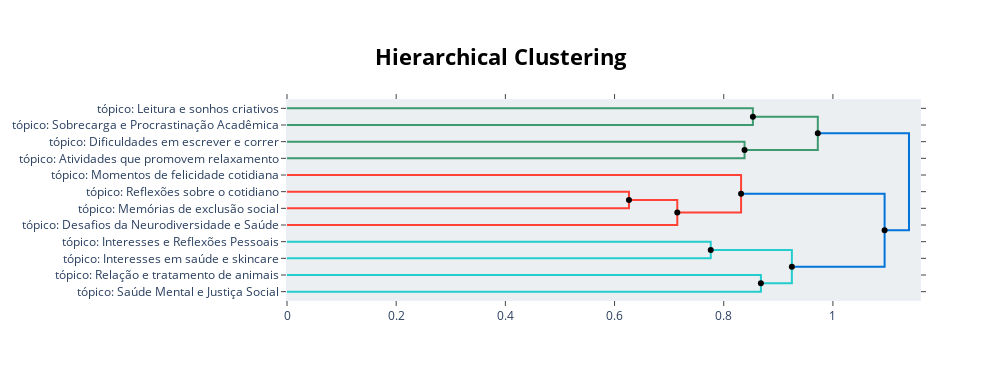

Write notebook code for a chart like this one.
### Code cell
# Visualize hierarchy and auto-save
hierarchical_topics = topic_model.hierarchical_topics(texts)
fig_hierarchy = topic_model.visualize_hierarchy(hierarchical_topics=hierarchical_topics, custom_labels=True)
save_bertopic_figure(fig_hierarchy, 'hierarchy')
fig_hierarchy

### Figure 1 — Plotly figure (JSON) as saved in the notebook; plotly's stock layout.template omitted (floating-point values rounded to 4 significant figures)
{"data": [{"hoverinfo": "text", "marker": {"color": "rgb(61,153,112)"}, "mode": "lines", "text": ["tópico: Leitura e sonhos criativos", "", "", "tópico: Sobrecarga e Procrastinação Acadêmica"], "type": "scatter", "x": [0.0, 0.8534, 0.8534, 0.0], "xaxis": "x", "y": [-5.0, -5.0, -15.0, -15.0], "yaxis": "y"}, {"hoverinfo": "text", "marker": {"color": "rgb(61,153,112)"}, "mode": "lines", "text": ["tópico: Dificuldades em escrever e correr", "", "", "tópico: Atividades que promovem relaxamento"], "type": "scatter", "x": [0.0, 0.8381, 0.8381, 0.0], "xaxis": "x", "y": [-25.0, -25.0, -35.0, -35.0], "yaxis": "y"}, {"hoverinfo": "text", "marker": {"color": "rgb(61,153,112)"}, "mode": "lines", "text": ["tempo_trabalho_coisas_quero dormir_montes", "", "", "consigo_escrever_normalmente_pensar_diário"], "type": "scatter", "x": [0.8534, 0.9723, 0.9723, 0.8381], "xaxis": "x", "y": [-10.0, -10.0, -30.0, -30.0], "yaxis": "y"}, {"hoverinfo": "text", "marker": {"color": "rgb(255,65,54)"}, "mode": "lines", "text": ["tópico: Reflexões sobre o cotidiano", "", "", "tópico: Memórias de exclusão social"], "type": "scatter", "x": [0.0, 0.6264, 0.6264, 0.0], "xaxis": "x", "y": [-55.0, -55.0, -65.0, -65.0], "yaxis": "y"}, {"hoverinfo": "text", "marker": {"color": "rgb(255,65,54)"}, "mode": "lines", "text": ["ainda_uns_dia_nunca_amigos", "", "", "tópico: Desafios da Neurodiversidade e Saúde"], "type": "scatter", "x": [0.6264, 0.7149, 0.7149, 0.0], "xaxis": "x", "y": [-60.0, -60.0, -75.0, -75.0], "yaxis": "y"}, {"hoverinfo": "text", "marker": {"color": "rgb(255,65,54)"}, "mode": "lines", "text": ["tópico: Momentos de felicidade cotidiana", "", "", "pessoas_vida_uns_ainda_porque"], "type": "scatter", "x": [0.0, 0.8318, 0.8318, 0.7149], "xaxis": "x", "y": [-45.0, -45.0, -67.5, -67.5], "yaxis": "y"}, {"hoverinfo": "text", "marker": {"color": "rgb(35,205,205)"}, "mode": "lines", "text": ["tópico: Interesses e Reflexões Pessoais", "", "", "tópico: Interesses em saúde e skincare"], "type": "scatter", "x": [0.0, 0.7762, 0.7762, 0.0], "xaxis": "x", "y": [-85.0, -85.0, -95.0, -95.0], "yaxis": "y"}, {"hoverinfo": "text", "marker": {"color": "rgb(35,205,205)"}, "mode": "lines", "text": ["tópico: Relação e tratamento de animais", "", "", "tópico: Saúde Mental e Justiça Social"], "type": "scatter", "x": [0.0, 0.8681, 0.8681, 0.0], "xaxis": "x", "y": [-105.0, -105.0, -115.0, -115.0], "yaxis": "y"}, {"hoverinfo": "text", "marker": {"color": "rgb(35,205,205)"}, "mode": "lines", "text": ["interesse_tudo_adoro_especiais_interesses especiais", "", "", "saúde_mental_serem_comportamento_problemas"], "type": "scatter", "x": [0.7762, 0.9248, 0.9248, 0.8681], "xaxis": "x", "y": [-90.0, -90.0, -110.0, -110.0], "yaxis": "y"}, {"hoverinfo": "text", "marker": {"color": "rgb(0,116,217)"}, "mode": "lines", "text": ["pessoas_porque_vida_bem_hoje", "", "", "saúde_adoro_tudo_interesse_etc"], "type": "scatter", "x": [0.8318, 1.095, 1.095, 0.9248], "xaxis": "x", "y": [-56.25, -56.25, -100.0, -100.0], "yaxis": "y"}, {"hoverinfo": "text", "marker": {"color": "rgb(0,116,217)"}, "mode": "lines", "text": ["consigo_fazer_tempo_coisas_trabalho", "", "", "porque_pessoas_vida_tudo_ainda"], "type": "scatter", "x": [0.9723, 1.139, 1.139, 1.095], "xaxis": "x", "y": [-20.0, -20.0, -78.12, -78.12], "yaxis": "y"}, {"hoverinfo": "text", "hovertext": ["tempo_trabalho_coisas_quero dormir_montes", "ainda_uns_dia_nunca_amigos", "interesse_tudo_adoro_especiais_interesses especiais", "pessoas_porque_vida_bem_hoje", "consigo_fazer_tempo_coisas_trabalho"], "marker": {"color": "black"}, "mode": "markers", "showlegend": false, "type": "scatter", "x": [0.8534, 0.6264, 0.7762, 0.8318, 0.9723], "y": [-10, -60, -90, -56.25, -20]}, {"hoverinfo": "text", "hovertext": ["consigo_escrever_normalmente_pensar_diário", "pessoas_vida_uns_ainda_porque", "saúde_mental_serem_comportamento_problemas", "saúde_adoro_tudo_interesse_etc", "porque_pessoas_vida_tudo_ainda"], "marker": {"color": "black"}, "mode": "markers", "showlegend": false, "type": "scatter", "x": [0.8381, 0.7149, 0.8681, 0.9248, 1.095], "y": [-30, -67.5, -110, -100, -78.12]}], "layout": {"autosize": false, "height": 380, "hoverlabel": {"bgcolor": "white", "font": {"family": "Rockwell", "size": 16}}, "hovermode": "closest", "plot_bgcolor": "#ECEFF1", "showlegend": false, "title": {"font": {"color": "Black", "size": 22}, "text": "<b>Hierarchical Clustering</b>", "x": 0.5, "xanchor": "center", "yanchor": "top"}, "width": 1000, "xaxis": {"mirror": "allticks", "rangemode": "tozero", "showgrid": false, "showline": true, "showticklabels": true, "ticks": "outside", "type": "linear", "zeroline": false}, "yaxis": {"mirror": "allticks", "range": [-120, 0], "rangemode": "tozero", "showgrid": false, "showline": true, "showticklabels": true, "tickmode": "array", "ticks": "outside", "ticktext": ["tópico: Leitura e sonhos criativos", "tópico: Sobrecarga e Procrastinação Acadêmica", "tópico: Dificuldades em escrever e correr", "tópico: Atividades que promovem relaxamento", "tópico: Momentos de felicidade cotidiana", "tópico: Reflexões sobre o cotidiano", "tópico: Memórias de exclusão social", "tópico: Desafios da Neurodiversidade e Saúde", "tópico: Interesses e Reflexões Pessoais", "tópico: Interesses em saúde e skincare", "tópico: Relação e tratamento de animais", "tópico: Saúde Mental e Justiça Social"], "tickvals": [-5, -15, -25, -35, -45, -55, -65, -75, -85, -95, -105, -115], "type": "linear", "zeroline": false}}}
